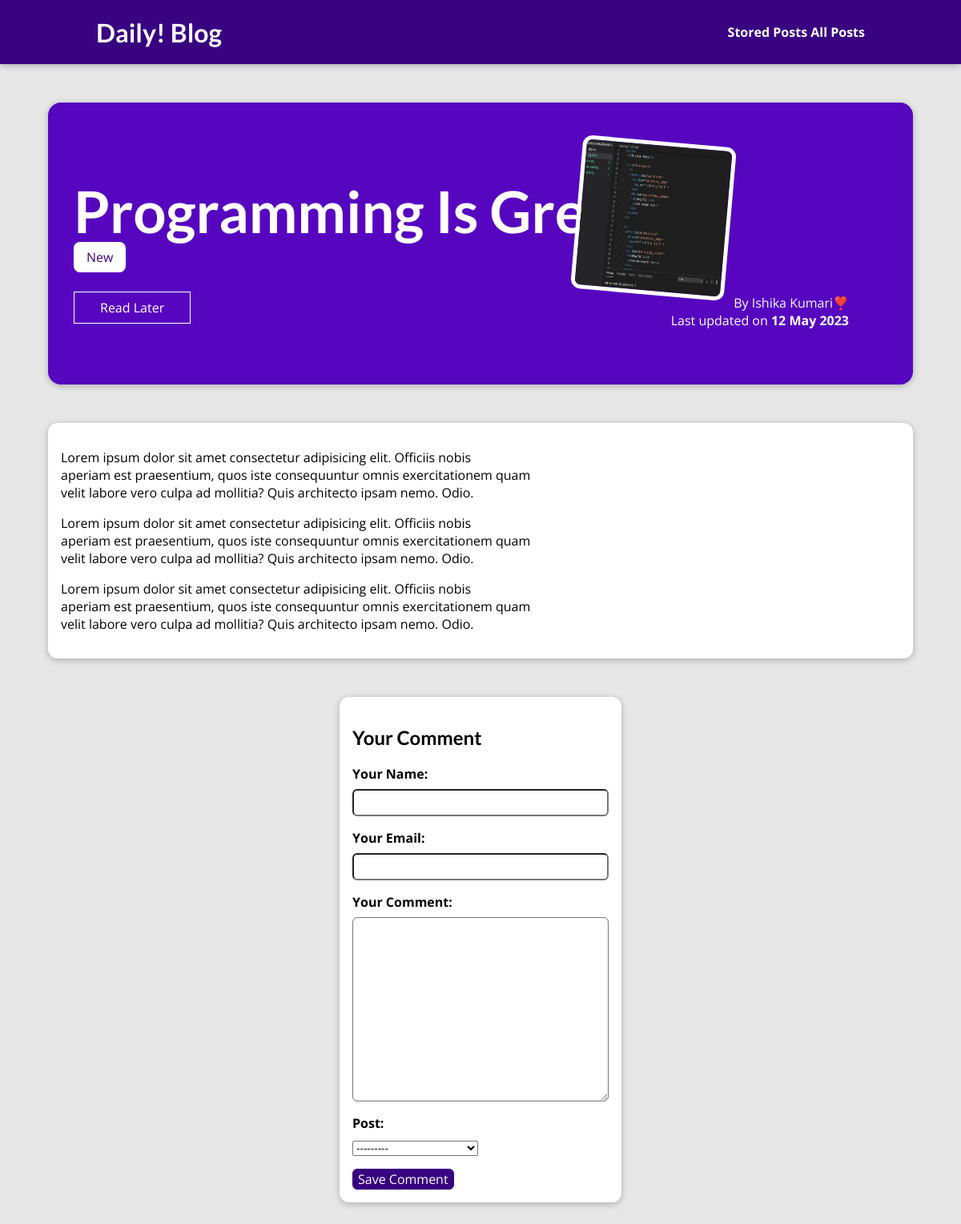
Page /posts/programming-is-fun on the committed database.
### blog/models.py (models this page shows, shortened)
class Post(models.Model):
    title = models.CharField(max_length=150)
    excerpt = models.CharField(max_length=200)
    image =models.ImageField(upload_to="posts", null=True)
    date = models.DateField(auto_now =True)
    slug = models.SlugField(unique=True,db_index=True)
    content = models.TextField(validators=[MinLengthValidator(10)])
    author = models.ForeignKey(
        Author,on_delete=models.SET_NULL,null=True,related_name="posts")
    tags = models.ManyToManyField(Tag)
    def __str__(self):
        return self.title

class Tag(models.Model):
    caption = models.CharField(max_length=20)

class Author(models.Model):
    first_name = models.CharField(max_length=100)
    last_name = models.CharField(max_length=100)
    email_address = models.EmailField()
    def full_name(self):
        return f"{self.first_name} {self.last_name}"
    def __str__(self):
        return self.full_name()

### blog/views.py (the view)
# urls.py: path("posts/<slug:slug>", views.SinglePostView.as_view(), name="post-detail-page"),  # /posts/my-first-post
class SinglePostView(View):
    template_name = "blog/post-detail.html"
    model= Post
    def get(self,request,slug):
        post = Post.objects.get(slug=slug)
        context = {
            "post":post,
            "post_tags":post.tags.all,
            "comment_form": CommentForm(),
            "comments": post.comments.all().order_by("-id")
        }
        return render(request,"blog/post-detail.html", context)
    def post(self,request,slug):
        comment_form = CommentForm(request.POST)
        post = Post.objects.get(slug=slug)
        if comment_form.is_valid():
            comment = comment_form.save(commit=False)
            comment.post = post
            comment.save()
            return HttpResponseRedirect(reverse("post-detail-page", args = [slug] ))
        context ={
            "post":post,
            "post_tags":post.tags.all(),
            "comment_form":comment_form,
            "comments":post.comments.all()
        }
        return render(request,"blog/post-detail.html", context)

### blog/forms.py
class CommentForm(forms.ModelForm):
    class Meta:
        model = Comment
        exclude = ["Post"]
        labels = {
            "user_name":"Your Name",
            "user_email":"Your Email",
            "text":"Your Comment"
        }

### blog/templates/blog/post-detail.html (shortened to what this page needs)
{% extends 'base.html' %}
{% load static %}
{% block css_files %}
<link rel="stylesheet" href ="{% static "blog/post-detail.css" %}" />
{% endblock  %}
{% block content %}
   <section id="summary">
    <h2>{{post.title}}</h2>
    <div>
        {% for tag in post_tags %}
        <span class= "tag"> {{ tag.caption }} </span>
        {% endfor %}
    </div>
    <div id="read-later">
        <form action="{% url "read-later" %}" method="POST">
            <button>Read Later</button>
        </form>
    </div>
    <article>
        <img src="{{ post.image.url }}" alt="{{ post.title }}"/>
        <adderss> By <a href="mailto:{{ post.author.email_address  }}">{{ post.author }}</a></adderss>
        <div>
            Last updated on <time>{{ post.date|date:"d M Y"}}</time>
        </div>
    </article>
   </section>
   <main>
    {{ post.content|linebreaks }}
   </main>
   <section id="comment-form">
    <h2>Your Comment</h2>
    <form action="{% url "post-detail-page" post.slug %}" method= POST>
        {% for form_field in comment_form%}
        <div class="form-control {% if form_field.errors %}invalid{% endif %} ">
            {{ form_field.label_tag }}
            {{ form_field }}
        </div>
        {% endfor %}
        <button>Save Comment</button>
    </form>
    </section>
{% endblock  %}

### static/app.css (style rules this page uses)
* { box-sizing: border-box; }
html { font-family: 'Open Sans', 'Lato', sans-serif; }
body { margin: 0; }
h1, h2, h3 { font-family: 'Lato', sans-serif; font-weight: bold; }

### blog/static/blog/post-detail.css (style rules this page uses)
body { background-color: #e7e7e7; }
#summary { margin: 8rem auto 3rem auto; padding: 2rem; width: 90%; max-width: 90rem; border-radius: 16px; background-color: #5706c0; position: relative; box-shadow: 0 2px 8px rgba(0, 0, 0, 0.25); height: 22rem; }
#summary h2 { color: white; font-size: 4.5rem; margin-bottom: 0.25rem; }
#summary article { position: absolute; top: 2rem; right: 3rem; padding: 1rem 2rem; border-radius: 12px; text-align: right; color: white; }
#summary article img { width: 12rem; height: 12rem; border-radius: 12px; transform: rotateZ(5deg); border: 5px solid white; margin-bottom: 1rem; }
#summary a { color:aliceblue; text-decoration: none; }
#summary time { font-weight: bold; }
main { width: 90%; max-width: 90rem; margin: 3rem auto; background-color: white; padding: 1rem; border-radius: 12px; box-shadow: 0 2px 8px rgba(0, 0, 0, 0.25); }
.tag { background-color: white; color: #390281; padding:0.5rem 1rem; border-radius: 8px; margin-right: 1rem; }
#comment-form { margin: 3rem auto; width: 90%; max-width: 22rem; border-radius: 12px; background-color: rgb(255, 255, 255); box-shadow: 0 2px 8px rgba(0,0,0, 0.25); padding: 1rem; }
.form-control { margin-bottom:1rem; }
#comment-form button { font:inherit; background-color: #390281; color: white; border: 1px solid #390281; padding: 0.5rem,1.5rem; border-radius: 6px; cursor: pointer; }
.form-control label { font-weight: bold; margin-bottom: 0.5rem; display: block; }
.form-control input, .form-control textarea { display: block; width: 100%; max-width: 100%; font:inherit; padding:0.25rem; border-radius: 6px; }
#read-later { margin:2rem 0; }
#read-later button { background-color: transparent; border:1px solid white; padding:0.5rem 2rem; font:inherit; color: white; cursor: pointer; }

### rows in the picture
Post: title "Programming Is Great!", image (picture), author "Ishika Kumari❣️", date "12 May 2023", content "Lorem ipsum dolor sit amet consectetur adipisicing elit. Officiis nobis aperiam est praesentium, quos iste consequuntur omnis exercitationem quam velit labore vero culpa ad mollitia? Quis architecto ipsam nemo. Odio. Lorem ipsum dolor sit amet consectetur adipisicing elit. Officiis nobis aperiam est praesentium, quos iste consequuntur omnis exercitationem quam velit labore vero culpa ad mollitia? Quis architecto ipsam nemo. Odio. Lorem ipsum dolor sit amet consectetur adipisicing elit. Officiis nobis aperiam est praesentium, quos iste consequuntur omnis exercitationem quam velit labore vero culpa ad mollitia? Quis architecto ipsam nemo. Odio."
Tag: caption "New"
